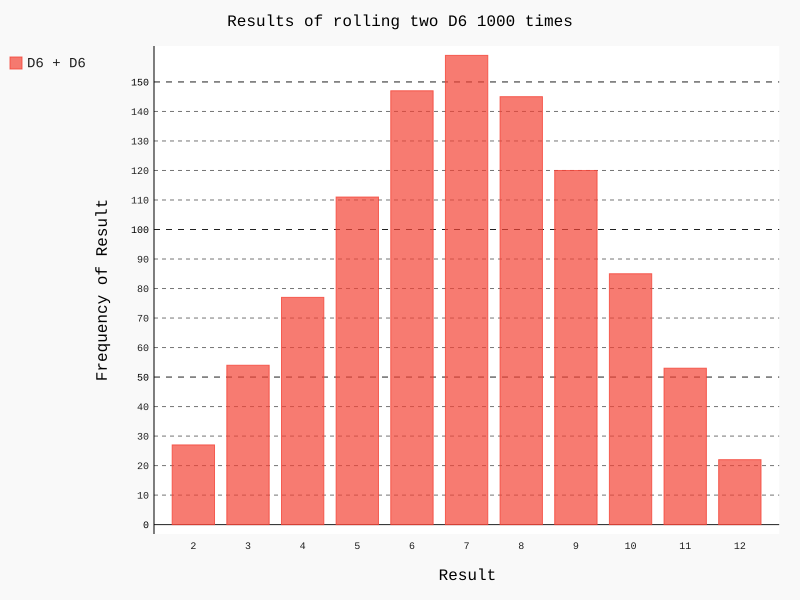

Here is the Python script that generated this plot:
# -*- coding:utf-8 -*-
import pygal

from die import Die
#创建一个D6
die1 = Die()
die2 = Die()

#掷几次骰子,并将结果存储在列表中
results = []
for roll_num in range(1000):
    result = die1.roll() + die2.roll()
    results.append(result)
    
#分析结果
frequencies=[]
max_result = die1.num_sides + die2.num_sides
for value in range(2, max_result+1):
    frequency = results.count(value)
    frequencies.append(frequency)
    
#对结果进行可视化
hist = pygal.Bar()

hist.title = "Results of rolling two D6 1000 times"
hist.x_labels = [str(i) for i in range(2, max_result + 1)]
hist.x_title = 'Result'
hist.y_title = 'Frequency of Result'

hist.add('D6 + D6', frequencies)
hist.render_to_file('dice_visual.svg')
